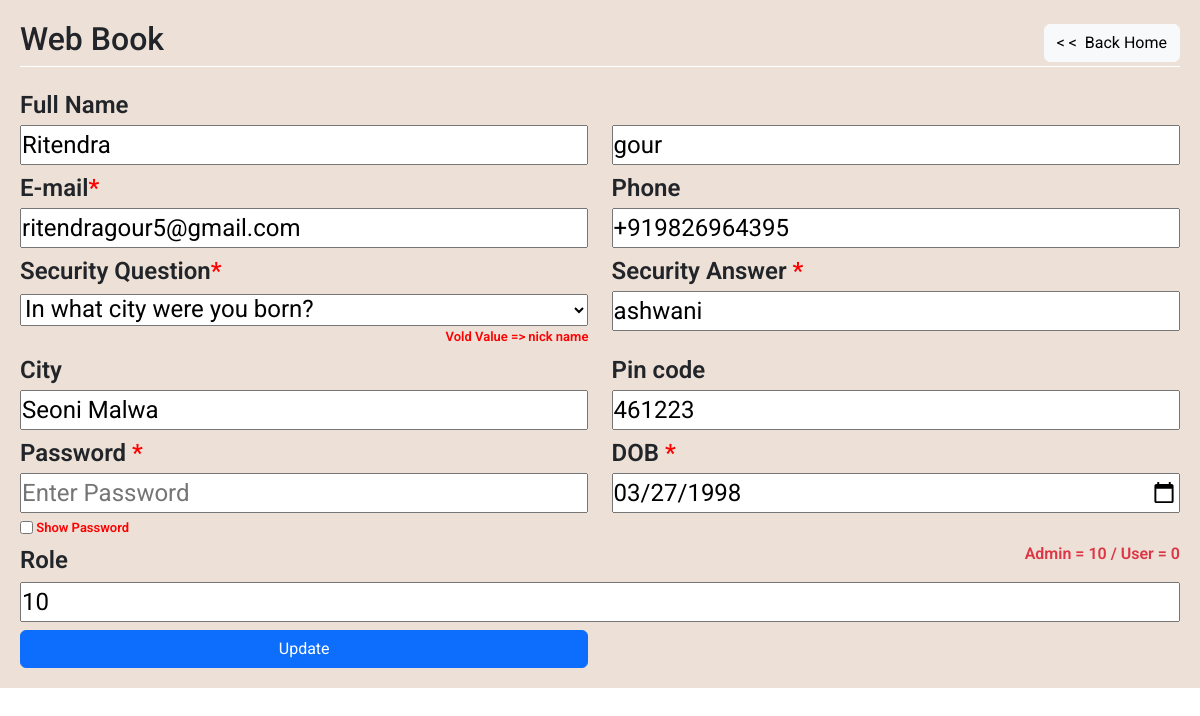
Page /update.php?id=1 on the committed database.
### tables this page shows
CREATE TABLE `systemconfig` (
  `id` int(11) NOT NULL,
  `title` varchar(255) NOT NULL,
  `value` varchar(255) NOT NULL,
  `dt` datetime NOT NULL DEFAULT CURRENT_TIMESTAMP
);

CREATE TABLE `info` (
  `id` int(11) NOT NULL,
  `fname` varchar(255) NOT NULL,
  `lname` varchar(255) NOT NULL,
  `email` varchar(255) NOT NULL,
  `password` varchar(255) NOT NULL,
  `securityquestion` varchar(255) NOT NULL,
  `securityanswer` varchar(255) NOT NULL,
  `birthdate` date NOT NULL,
  `phone` varchar(255) DEFAULT NULL,
  `gender` varchar(255) NOT NULL,
  `pincode` int(11) DEFAULT NULL,
  `location` varchar(255) DEFAULT NULL,
  `role` varchar(255) NOT NULL,
  `dt` datetime NOT NULL DEFAULT CURRENT_TIMESTAMP
);

### db.php (called while the page is built, shortened)
<?php
$db_name = "mysql:host=localhost;dbname=test";
$conn = new PDO($db_name,"root","");
$company_name = $conn->query("SELECT * FROM systemconfig WHERE id='1'")->fetch()['value'];
?>

### update.php (the view, shortened to what this page needs)
<?php
include('db.php');
include('bootstrap.php');
if(!isset($_GET['pf'])){
    $pf= false;
    ?>
    <?php
}
$id = $_GET['id'];
        ?>
        <?php
$sql = $conn->query("SELECT * FROM info where id=".$id."")->fetch();
?>
<!DOCTYPE html>
<html lang="en">
<head>
</head>
<body>
    <div class="main-container">
        <form action="editfile.php?id=<?=$id?>" method="post">
            <div class="titlehead">
            <a href="home.php" style="text-decoration: none;" class="text-dark"><h2><?=$company_name?></h2></a>
                <a href="home.php" class="btn btn-light changedn">< < &nbsp;Back Home</a>
            </div>
			<label for="" class="changedn">Full Name</label>
			<div class="df changedn" style="flex-direction:row!important;">
				<input type="text" name="fname" value="<?=$sql['fname']?>" class="w-50 changedn" placeholder="First Name">
				<input type="text" name="lname" value="<?=$sql['lname']?>" class="w-50 changedn" placeholder="Last Name">
			</div>
            <div class="df">
                <div class="sub-df" >
                    <label for="" class="changedn">E-mail<span style="color:red;">*</span></label>
			        <input type="email" style="width: 100%;"
                     class="changedn" name="email" value="<?=$sql['email']?>" placeholder="E-mail">
                </div>
                <div class="sub-df" >
                    <label for="" class="changedn">Phone</label>
                    <input type="text" class="changedn" style="width: 100%;"
                    name="phone" value="<?=$sql['phone']?>" placeholder="Enter Phone">
                </div>
            </div>
            <div class="df">
                    <div class="sub-df changedn" >
                    <label for="">Security Question<span style="color:red;">*</span></label>
                    <select name="securityquestion" style="width: 100%;" required>
                            <option value="In what city were you born?">In what city were you born?</option>
                    </select>
                    <p style="color:red;margin: 0px;font-size: small;display: flex;justify-content: end;">Vold Value => <?=$sql['securityquestion']?></p>
                </div>
                <div class="sub-df changedn"  >
                    <label for="">Security Answer <span style="color:red;">*</span>&nbsp;</label>
                    <input type="text" name="securityanswer" placeholder="Enter Security Answer"
                    style="width: 100%;" maxlength="12" value="<?=$sql['securityanswer']?>" required>
                </div>
            </div>
            <div class="df">
                <div class="sub-df" >
                    <label for="" class="changedn">City</label>
                    <input type="text" class="changedn" name="location"
                    style="width: 100%;" value="<?=$sql['location']?>" placeholder="City" maxlength="12">
                </div>
                <div class="sub-df changedn" >
                    <label for="">Pin code </label>
                    <input type="text" name="pincode" placeholder="Enter Pin Code"
                    style="width: 100%;" maxlength="12" value="<?=$sql['pincode']?>">
                </div>
            </div>
            <div class="df">
                <div class="sub-df wc" >
                    <label for="" >Password <span style="color:red;">*</span></label>
                    <input type="password" name="password" id="pass" minlength="8"
                    placeholder="Enter Password" style="width: 100%;" required>
                    <div class="sp showpassmode">
                        <input type="checkbox" onclick="validateForm()">
                        <p class="ifp" style="margin-bottom:0px;font-size: small;">&nbsp;Show Password</p>
                    </div>
                </div>
                <div class="sub-df changedn wc" >
                <label for=""> DOB <span style="color:red;">*</span></label>
                    <input type="date" name="birthdate" placeholder="Enter Security Question"
                    style="width: 100%;" max="<?=date('Y-m-d')?>" value="<?=$sql['birthdate']?>" required>
                </div>
            </div>
             <div class="changedn useradminrolecheck">
                <div class="df">
                    <label for="">Role</label>
                    <p class="text-danger text-right" style="font-size: medium;">Admin = 10 / User = 0</p>
                </div>
                <input type="number" name="role" value="<?=$sql['role']?>" style="width: 100%;">
            </div>
            <?php
            if(!$pf){
                $changeandupdate="Update";
            }else{
                $changeandupdate="Change";
            }
            ?>
			<input type="submit" value="<?=$changeandupdate?>" class="mt-2 btn btn-primary w-50">
		</form>
	</div>
</body>
</html>

### update.php (style rules this page uses)
.changedn { display: block; }
.useradminrolecheck { display: block; }
* { margin: 0; padding: 0; box-sizing: border-box; font-family: 'Roboto', sans-serif; }
.main-container { display: flex; justify-content: space-between; align-items: center; justify-content: center; background-color: antiquewhite; width: 100%; height: 100vh; font-size: 24px; font-weight: 600; }
form { display: flex; background-color:rgba(226, 214, 214, 0.5); padding: 20px 60px; flex-direction: column; justify-content: center; width: 50%; }
label { margin-top: 5px; margin-bottom: 2px; }
form .titlehead { display: flex; border-bottom: 1px solid white; align-items: center; justify-content: space-between; margin-bottom: 15px; }
.df { display: flex; justify-content: space-between; width: 100%; }
.sub-df { width: 49%; }
.w-50 { width: 49% !important ; }
.text-right { margin-top: 5px; text-align: end; font-size: 20px; }
.sp { display: flex; align-items: center; justify-content: flex-start; font-size: small; color:red; margin-top: 5px; }
.showpassmode { justify-content: flex-start; }
input[type="date"] { width: 100% !important; }
@media (max-width:1200px) { .main-container { height: auto; } }
@media (max-width:1200px) { form { width: 100vw; padding: 20px !important; } }

### rows in the picture
systemconfig: value "Web Book"
info: fname "Ritendra", lname "gour", email "ritendragour5@gmail.com", phone "+919826964395", securityquestion "nick name", securityanswer "ashwani", location "Seoni Malwa", pincode "461223", birthdate "03/27/1998", role "10"
